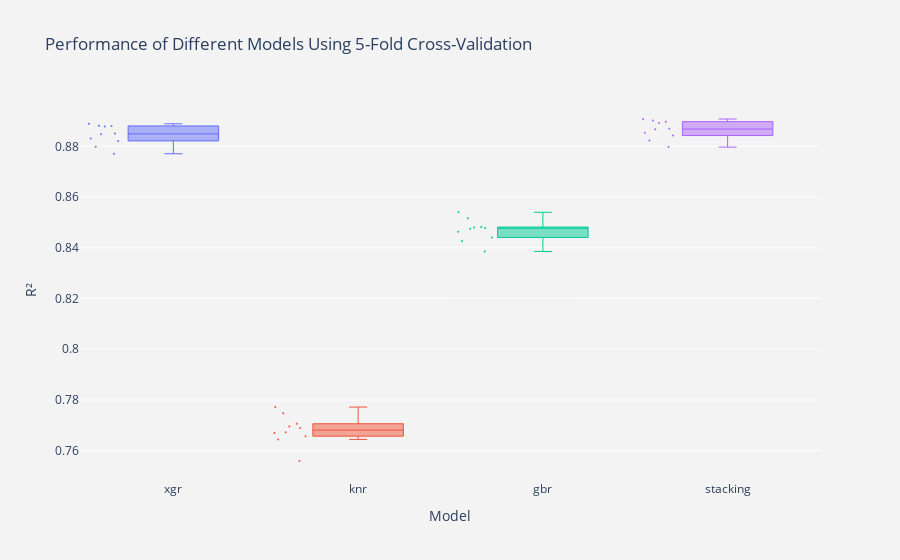

Notebook cell for this chart:
### Code cell
#Grafico performance
plot_results(model_scores, name='stacking_model_cv')

### Figure 1 — Plotly figure (JSON) as saved in the notebook; plotly's stock layout.template omitted (floating-point values rounded to 4 significant figures)
{"data": [{"boxpoints": "all", "jitter": 0.5, "line": {"width": 1}, "marker": {"size": 2}, "name": "xgr", "type": "box", "whiskerwidth": 0.2, "y": [0.8771, 0.8881, 0.8889, 0.8821, 0.885, 0.8848, 0.8878, 0.888, 0.8799, 0.8831]}, {"boxpoints": "all", "jitter": 0.5, "line": {"width": 1}, "marker": {"size": 2}, "name": "knr", "type": "box", "whiskerwidth": 0.2, "y": [0.7747, 0.7559, 0.7706, 0.767, 0.7695, 0.7772, 0.7673, 0.7657, 0.7689, 0.7645]}, {"boxpoints": "all", "jitter": 0.5, "line": {"width": 1}, "marker": {"size": 2}, "name": "gbr", "type": "box", "whiskerwidth": 0.2, "y": [0.8385, 0.8478, 0.854, 0.8475, 0.8464, 0.848, 0.8517, 0.8482, 0.8441, 0.8426]}, {"boxpoints": "all", "jitter": 0.5, "line": {"width": 1}, "marker": {"size": 2}, "name": "stacking", "type": "box", "whiskerwidth": 0.2, "y": [0.8797, 0.8897, 0.8908, 0.8843, 0.8867, 0.8869, 0.8892, 0.8902, 0.8823, 0.8854]}], "layout": {"paper_bgcolor": "rgb(243, 243, 243)", "plot_bgcolor": "rgb(243, 243, 243)", "showlegend": false, "title": {"text": "Performance of Different Models Using 5-Fold Cross-Validation"}, "xaxis": {"title": {"text": "Model"}}, "yaxis": {"title": {"text": "R²"}}}}
